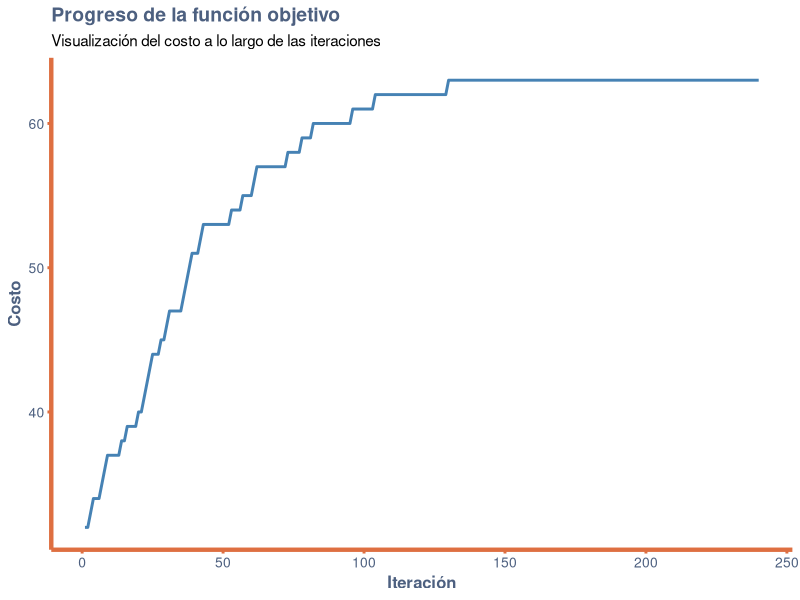

Recreate this plot in R.
## ---- chunk 1
# Función para calcular la suma de los unos en un vector
onemax <- function(vector) {
    return(sum(vector == "1"))
}

# Función para generar una cadena de bits aleatorios
random_bitstring <- function(num_bits) {
    return(sample(c("0", "1"), num_bits, replace = TRUE))
}

# Función para generar un vecino aleatorio cambiando un bit
random_neighbor <- function(bitstring) {
    mutant <- bitstring
    pos <- sample(seq_along(bitstring), 1)
    mutant[pos] <- ifelse(mutant[pos] == "1", "0", "1")
    return(mutant)
}

# Función de búsqueda principal
search <- function(max_iterations, num_bits) {
    # Inicializar el candidato con un vector aleatorio y calcular su costo
    candidate <- list()
    candidate$vector <- random_bitstring(num_bits)
    candidate$cost <- onemax(candidate$vector)
    costs <- c()  # Vector para almacenar los costos
    # Iterar hasta el número máximo de iteraciones
    for (iter in seq_len(max_iterations)) {
        # Generar un vecino y calcular su costo
        neighbor <- list()
        neighbor$vector <- random_neighbor(candidate$vector)
        neighbor$cost <- onemax(neighbor$vector)
        costs <- c(costs, candidate$cost)  # Almacenar el costo de la iteración actual
        # Si el vecino es mejor o igual, actualizar el candidato
        if (neighbor$cost >= candidate$cost) {
            candidate <- neighbor
        }
        # Si se encuentra la solución óptima, terminar
        if (candidate$cost == num_bits) {
            break
        }
    }
    # Devolver el mejor candidato encontrado y los costos
    return(list(best = candidate, costs = costs))
}

# Configuración del problema
num_bits <- 64

# Configuración del algoritmo
max_iterations <- 1000

# Ejecutar el algoritmo
result <- search(max_iterations, num_bits)
best <- result$best
costs <- result$costs
## ---- chunk 2
library(ggplot2)
# Crear un gráfico del progreso de la función objetivo
df <- data.frame(
  Iteration = 1:length(costs),
  Cost = costs
)

# Crear modificaciones al plot
crear_tema <- function() {
    theme_minimal() +
        theme(
            plot.background = element_rect(fill = "white", color = NA), 
            panel.grid.major = element_line(color = "white", size = 0.2), 
            panel.grid.minor = element_line(color = "white", size = 0.2), 
            panel.background = element_rect(fill = "white", color = NA), 
            plot.title = element_text(face = "bold", size = 14, color = "#4d6080"),
            axis.title = element_text(face = "bold", size = 12, color = "#4d6080"),
            axis.text = element_text(size = 10, color = "#4d6080"),
            axis.line = element_line(size = 1.5, colour = "#de6f41"), 
            legend.background = element_rect(fill = "#4d6080", color = NA), 
            legend.key = element_rect(fill = "grey90", color = NA),
            axis.ticks.x = element_line(color = "#de6f41", size = 1),
            axis.ticks.y = element_line(color = "#de6f41", size = 1)
        )
}

ggplot(df, aes(x = Iteration, y = Cost)) +
  geom_line(colour = "steelblue", size = 1) +
  labs(
    title = "Progreso de la función objetivo",
    subtitle = "Visualización del costo a lo largo de las iteraciones",
    x = "Iteración",
    y = "Costo"
  ) +
  crear_tema()
## ---- chunk 3
result$best$vector
